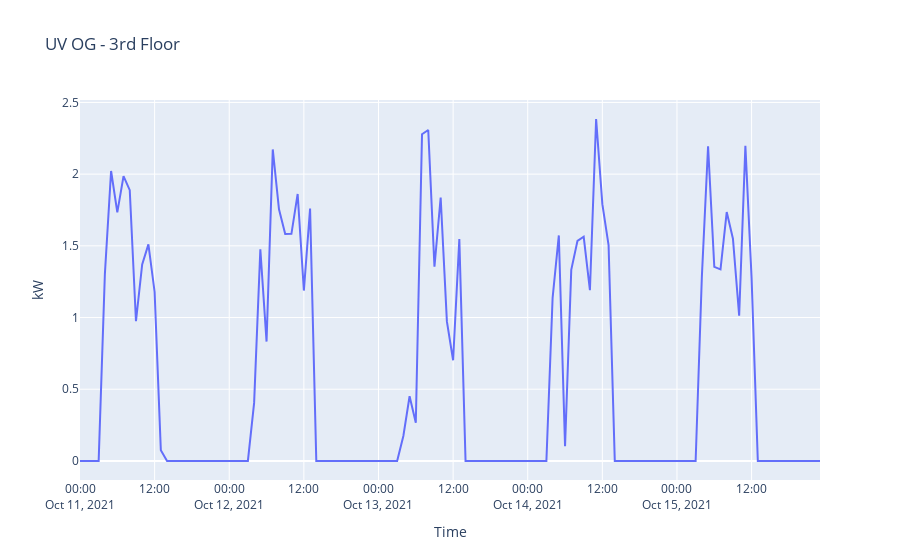

This figure's notebook cell:
### Code cell
px.line(
    x=df.index, y=df.kw, 
    title='UV OG - 3rd Floor',
    labels={
        'x': 'Time',
        'y': 'kW'
    })
